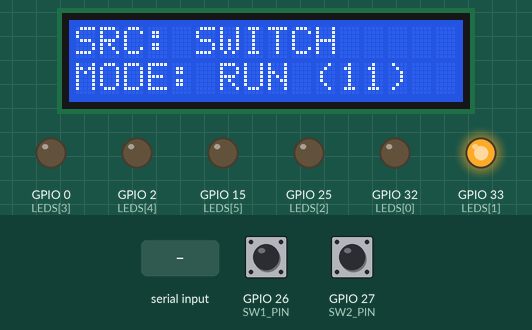
Bench run of a sketch on a simulated ESP32. On the bench: 16×2 character LCD, output pins drawn as LEDs (lit = HIGH). Dashed ring = blinking. The inputs (shaded band) are chosen by the test bench; at power-on: GPIO 26 (SW1_PIN) HIGH, GPIO 27 (SW2_PIN) HIGH.

Above: at 1.2 s.
1.3 s: "200\n" received over Serial
At 2.5 s:
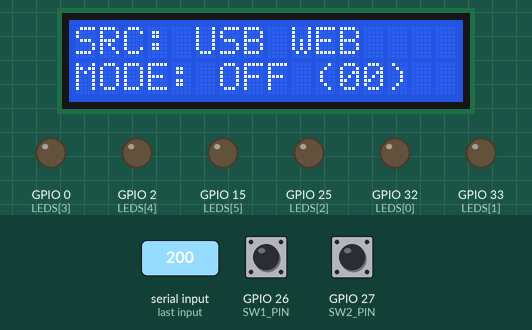
2.8 s: GPIO 26 (SW1_PIN) pulled LOW for 0.15 s
At 3.3 s:
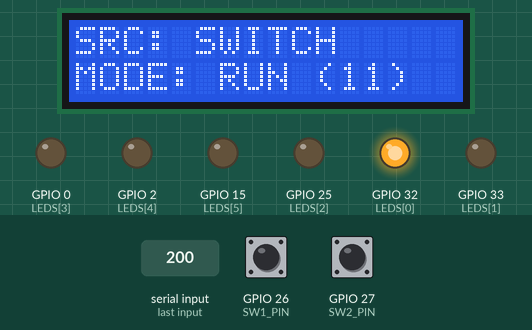
5.9 s: GPIO 27 (SW2_PIN) pulled LOW for 0.15 s
At 7.3 s:
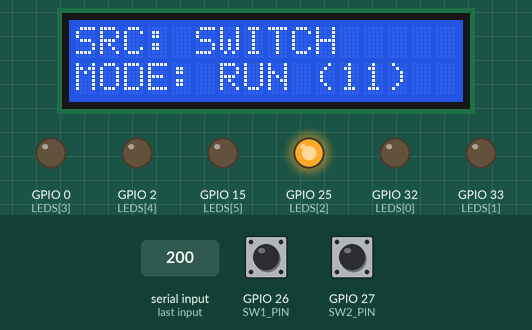
7.5 s: "30,150\n" received over Serial
At 8.4 s:
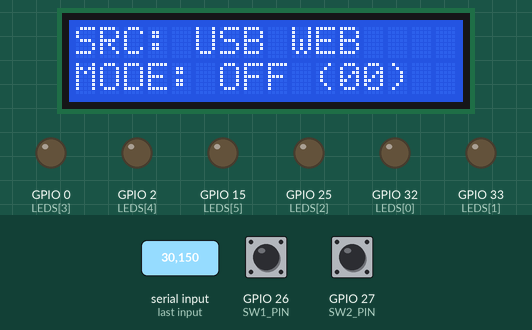
9.1 s: "1\n" received over Serial
At 9.5 s:
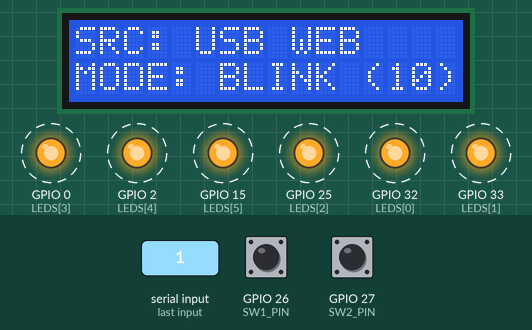
12.1 s: GPIO 26 (SW1_PIN) pulled LOW for 1 s
At 12.5 s:
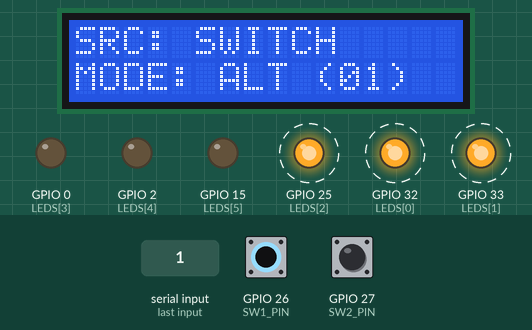
Timing chart, 0 to 15.6 s (numbered marks = the images above; inputs shaded):
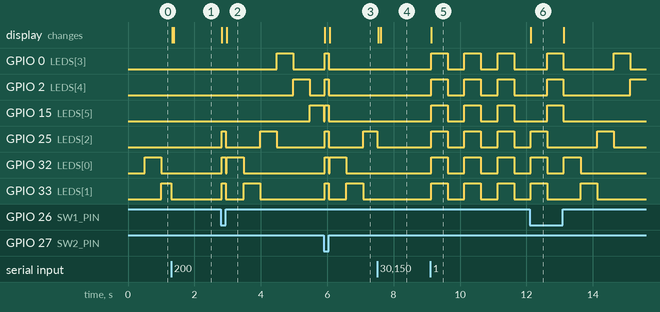

The sketch:

Lcd.ino
```cpp
/*======================================================
                    DIGITAL OUTPUT
========================================================
Description:
Controls 6 LEDs using 2 toggle switches (using standard
INPUT with external pull-downs) OR a Web Serial browser
GUI over USB. Displays active mode on an LCD1602A I2C display.

Designer Engineer:
Ebio, Ann Clarise
Jaena, Elaiza B.

Date:
Nov. 18 2026
======================================================*/

#include <Wire.h>
#include <LiquidCrystal_I2C.h>

// GPIO
const int LEDS[] = {32, 33, 25, 0, 2, 15};
const int NUM_PINS = sizeof(LEDS) / sizeof(LEDS[0]);
const unsigned long DELAY_TIME = 500;

// Pins
const int SW1_PIN = 26;
const int SW2_PIN = 27;

const int SDA_PIN = 21;
const int SCL_PIN = 22;

#include "LED_Modes.h"

LiquidCrystal_I2C lcd(0x27, 16, 2);

int currentMode = 0;
int lastDisplayedMode = -1;
int lastSwitchState = -1;
String controlSource = "SWITCH";

void updateLCD(int mode, String source) {
  lcd.clear();
  lcd.setCursor(0, 0);
  lcd.print("SRC: ");
  lcd.print(source);

  lcd.setCursor(0, 1);
  lcd.print("MODE: ");
  switch (mode) {
    case 0: lcd.print("OFF (00)"); break;
    case 1: lcd.print("BLINK (10)"); break;
    case 2: lcd.print("ALT (01)"); break;
    case 3: lcd.print("RUN (11)"); break;
  }
}

void setup() {
  Serial.begin(115200);

  for (int i = 0; i < NUM_PINS; i++) {
    pinMode(LEDS[i], OUTPUT);
  }

  pinMode(SW1_PIN, INPUT);
  pinMode(SW2_PIN, INPUT);

  Wire.begin(SDA_PIN, SCL_PIN);

  lcd.init();
  lcd.backlight();
  updateLCD(currentMode, controlSource);
}

void loop() {
  int s1 = digitalRead(SW1_PIN);
  int s2 = digitalRead(SW2_PIN);
  int switchState = (s1 << 1) | s2;

  if (switchState != lastSwitchState) {
    lastSwitchState = switchState;
    controlSource = "SWITCH";
    switch (switchState) {
      case 0b00: currentMode = 0; break; // 0 0 = off
      case 0b10: currentMode = 1; break; // 1 0 = blink
      case 0b01: currentMode = 2; break; // 0 1 = alt
      case 0b11: currentMode = 3; break; // 1 1 = run
    }
  }

  if (Serial.available() > 0) {
    char cmd = Serial.read();
    if (cmd >= '0' && cmd <= '3') {
      currentMode = cmd - '0';
      controlSource = "USB WEB";
      lastDisplayedMode = -1;
    }
  }

  if (currentMode != lastDisplayedMode) {
    resetAnimation();
    updateLCD(currentMode, controlSource);
    lastDisplayedMode = currentMode;
  }

  switch (currentMode) {
    case 0: modeOff(); break;
    case 1: blink();   break;
    case 2: alt();     break;
    case 3: run();     break;
  }
}
```

LED_Modes.h
```cpp
extern const int LEDS[];
extern const int NUM_PINS;
extern const unsigned long DELAY_TIME;

unsigned long prevMillis = 0;
int animStep = 0;
int animDir = 1;

void setAllLEDs(uint8_t state) {
  for (int i = 0; i < NUM_PINS; i++) {
    digitalWrite(LEDS[i], state);
  }
}

void resetAnimation() {
  animStep = 0;
  animDir = 1;
  prevMillis = 0;
  setAllLEDs(LOW);
}

void modeOff() {
  setAllLEDs(LOW);
}

void blink() {
  unsigned long now = millis();
  if (now - prevMillis >= DELAY_TIME) {
    prevMillis = now;
    setAllLEDs(animStep % 2 == 0 ? HIGH : LOW);
    animStep++;
  }
}

void alt() {
  unsigned long now = millis();
  if (now - prevMillis >= DELAY_TIME) {
    prevMillis = now;
    bool firstHalf = (animStep % 2 == 0);
    for (int j = 0; j < NUM_PINS; j++) {
      if (firstHalf) {
        digitalWrite(LEDS[j], j < 3 ? HIGH : LOW);
      } else {
        digitalWrite(LEDS[j], j < 3 ? LOW : HIGH);
      }
    }
    animStep++;
  }
}

void run() {
  unsigned long now = millis();
  if (now - prevMillis >= DELAY_TIME) {
    prevMillis = now;
    setAllLEDs(LOW);
    digitalWrite(LEDS[animStep], HIGH);

    animStep += animDir;
    if (animStep >= NUM_PINS - 1) {
      animStep = NUM_PINS - 1;
      animDir = -1;
    } else if (animStep <= 0) {
      animStep = 0;
      animDir = 1;
    }
  }
}
```

Measured:
- after the input at 1.3 s, GPIO 0 (LEDS[3]): stays LOW (without the input it goes to HIGH after 0.70 s); GPIO 2 (LEDS[4]): stays LOW (without the input it goes to HIGH after 1.2 s); GPIO 25 (LEDS[2]): stays LOW (without the input it goes to HIGH after 0.20 s); the display: first changes at once (image 1 shows a later state)
- after the input at 2.8 s, GPIO 0 (LEDS[3]): LOW → HIGH after 1.7 s, → LOW 0.50 s later; GPIO 2 (LEDS[4]): LOW → HIGH after 2.2 s, → LOW 0.50 s later
- after the input at 5.9 s, GPIO 15 (LEDS[5]): HIGH → LOW after 0.00 s instead of 0.08 s; GPIO 32 (LEDS[0]): LOW → HIGH at once, → LOW 0.12 s later, → HIGH 0.03 s later, → LOW 0.50 s later; GPIO 33 (LEDS[1]): LOW → HIGH after 0.03 s instead of 1.6 s; the display: first changes at once (image 3 shows a later state)
- after the input at 7.5 s, GPIO 0 (LEDS[3]): stays LOW (without the input it goes to HIGH after 0.08 s); GPIO 2 (LEDS[4]): stays LOW (without the input it goes to HIGH after 0.58 s); GPIO 15 (LEDS[5]): stays LOW (without the input it goes to HIGH after 1.1 s); the display: first changes at once (image 4 shows a later state)
- after the input at 9.1 s, GPIO 0 (LEDS[3]), GPIO 2 (LEDS[4]), GPIO 15 (LEDS[5]), GPIO 25 (LEDS[2]), GPIO 32 (LEDS[0]), GPIO 33 (LEDS[1]): alternates HIGH for 0.50 s and LOW for 0.50 s, starting at once; the display: changes at once (image 5)
- after the input at 12.1 s, GPIO 0 (LEDS[3]): alternates HIGH for 0.49 s and LOW for 1.5 s, starting after 0.53 s; GPIO 25 (LEDS[2]): LOW → HIGH after 2.0 s, → LOW 0.50 s later; GPIO 32 (LEDS[0]): goes on until 13.6 s, then stays LOW; GPIO 33 (LEDS[1]): LOW → HIGH after 1.5 s, → LOW 0.50 s later; the display: changes at once (image 6)
